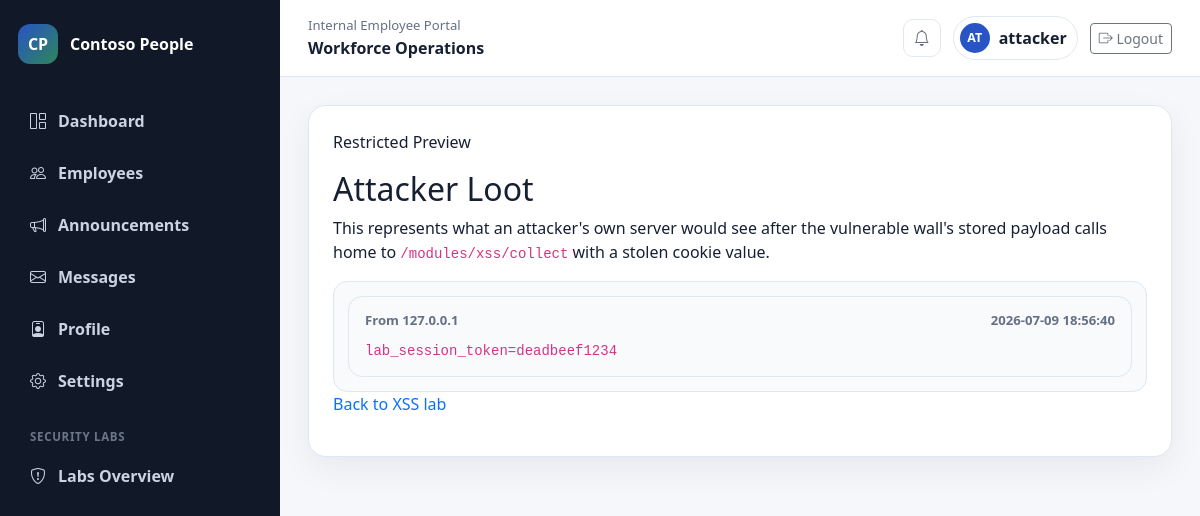
The page /modules/xss/stolen (signed in) on the database as committed earlier.
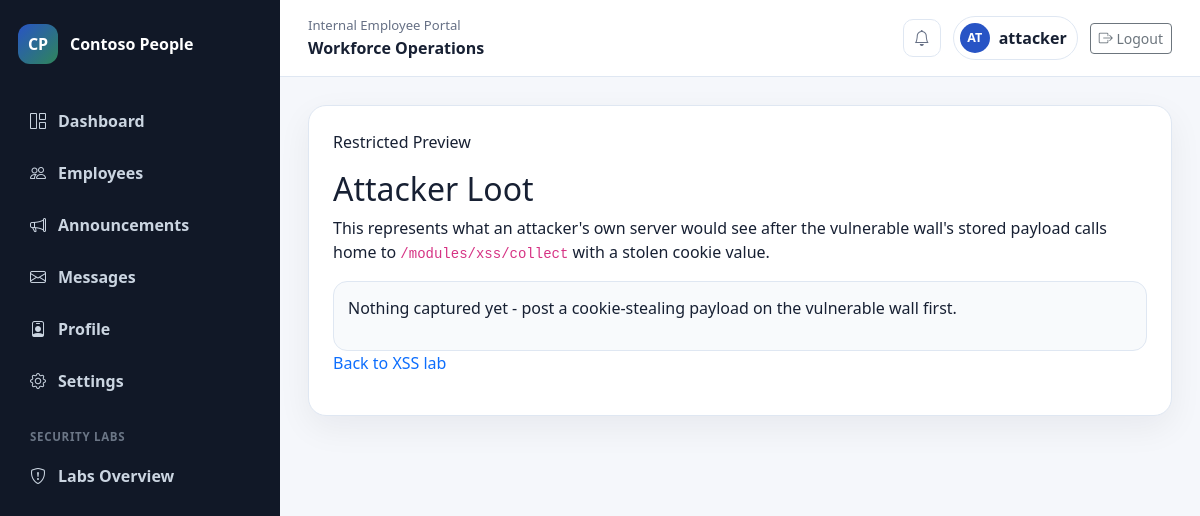
The same page on the database as committed later.
### tables this page shows
CREATE TABLE xss_stolen_cookies (
    id INTEGER PRIMARY KEY AUTOINCREMENT,
    stolen_value TEXT NOT NULL,
    source_ip TEXT,
    created_at TEXT NOT NULL DEFAULT CURRENT_TIMESTAMP
);

### app/xss.py (the view)
@xss_bp.route("/stolen")
@login_required
def stolen():
    rows = get_db().execute(
        "SELECT stolen_value, source_ip, created_at FROM xss_stolen_cookies ORDER BY id DESC"
    ).fetchall()
    return render_template("modules/xss/stolen.html", stolen_items=rows)

### app/auth.py (called while the page is built)
def login_required(view):
    @wraps(view)
    def wrapped_view(**kwargs):
        if session.get("user_id") is None:
            flash("Please log in to view that page.")
            return redirect(url_for("auth.login"))
        return view(**kwargs)
    return wrapped_view

### app/database.py (called while the page is built)
def get_db():
    if "db" not in g:
        g.db = sqlite3.connect(current_app.config["DATABASE_PATH"])
        g.db.row_factory = sqlite3.Row
        g.db.execute("PRAGMA foreign_keys = ON")
    return g.db

### app/detection.py (called while the page is built)
def _collect_inspectable_text():
    parts = [request.full_path]
    if request.form:
        parts.extend(str(value) for value in request.form.values())
    return " ".join(parts)

### templates/modules/xss/stolen.html (shortened to what this page needs)
{% extends "base.html" %}
{% block content %}
<section class="lab-panel">
    <p class="eyebrow">Restricted Preview</p>
    <h2>Attacker Loot</h2>
    <p>
        This represents what an attacker's own server would see after the
        vulnerable wall's stored payload calls home to
        <code>/modules/xss/collect</code> with a stolen cookie value.
    </p>
    <div class="query-box">
        {% for item in stolen_items %}
            <div class="comment-card">
                <div class="comment-meta">
                    <span>From {{ item.source_ip }}</span>
                    <span>{{ item.created_at }}</span>
                </div>
                <code>{{ item.stolen_value }}</code>
            </div>
        {% else %}
            <p>Nothing captured yet - post a cookie-stealing payload on the vulnerable wall first.</p>
        {% endfor %}
    </div>
    <p class="auth-link">
        <a href="{{ url_for('xss.index') }}">Back to XSS lab</a>
    </p>
</section>
{% endblock %}

Rows that differ between the two databases and show on the page:
removed xss_stolen_cookies: source_ip "127.0.0.1", created_at "2026-07-09 18:56:40", stolen_value "lab_session_token=deadbeef1234"
Other text that changed with them:
text now shown: "Nothing captured yet - post a cookie-stealing payload on the vulnerable wall first."
